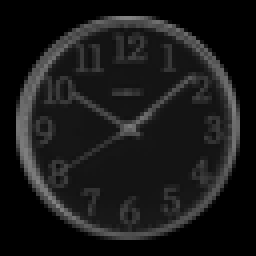
%> input picture S/Data/Inputimage/clock.bmp, 64 x 64 px (shown 4 times larger)
$ octave hwt.m   (GNU Octave 9; MATLAB toolbox functions it lacks are replaced by stand-ins)
%> lines starting %> are read from the running program, lines starting %| are printed output that depends on the picture
### S/Data/code/fwht2d.m
%=======================================================
%FUNCTIONS FOR 2-D SEQUENCY(WALSH),DYADIC(PALEY) AND
%NATURAL(HADAMARD)ORDERED FAST WALSH-HADAMARD TRANSFORM
%=======================================================
function xx = fwht2d(xx)

%return by reference xx
% The function implement the 2D fast Walsh-Hadamard transform.
% The dimension of the matrix must be an integer power of 2.

N = length(xx);
    for i = 1:N
        xx1(i,:) = fhtseq(xx(i,:));
    end
% REPLACE fhtseq BY fhtdya FOR DYADIC ORDER AND fhtnat FOR NATURAL ORDER
xx = zeros(N);
    for j = 1:N
        xx(:,j) = fhtseq(xx1(:,j)')';
    end

%-------------------------------------------------------
%1D sequency(Walsh)ordered Fast Walsh-Hadamard Transform
%-------------------------------------------------------
function x=fhtseq(data)
x=bitrevorder(data);
N=length(x);
k1=N; k2=1; k3=N/2;
for i1=1:log2(N)
    L1=1;
    for i2=1:k2
        for i3=1:k3
            i=i3+L1-1; j=i+k3;
            temp1= x(i); temp2 = x(j);
            if(mod(i2,2) == 0)
              x(i) = temp1 - temp2;
              x(j) = temp1 + temp2;
            else
              x(i) = temp1 + temp2;
              x(j) = temp1 - temp2;
            end
        end
            L1=L1+k1;
    end
        k1 = k1/2;  k2 = k2*2;  k3 = k3/2;
end
x=inv(N)*x; %Delete this line for inverse transform


%------------------------------------------------------
%1D Dyadic(Paley)ordered Fast Hadamard Transform
%------------------------------------------------------
% [19 lines left out: function fhtdya, not called in this run]

%------------------------------------------------------
%1D Natural(Hadamard)ordered Fast Hadamard Transform
%------------------------------------------------------
% [19 lines left out: function fhtnat, not called in this run]

%------------------------------------------------------
% Function for bit reversal
%------------------------------------------------------
function R = bitrevorder(X)
%Rearrange vector X to reverse bit order,upto max 2^k size <= length(X)
[f,e]=log2(length(X));
I=dec2bin(0:pow2(0.5,e)-1);
R=X(bin2dec(I(:,e-1:-1:1))+1);

### S/Data/code/ifwht2d.m
%=======================================================
%FUNCTIONS FOR 2-D SEQUENCY(WALSH),DYADIC(PALEY) AND
%NATURAL(HADAMARD)ORDERED FAST WALSH-HADAMARD TRANSFORM
%=======================================================
function xx = ifwht2d(xx)
% The function implement the 2D fast Walsh-Hadamard transform.
% The dimension of the matrix must be an integer power of 2.

% Author: Gylson Thomas
% e-mail: gylson_thomas@yahoo.com
% Asst. Professor, Electrical and Electronics Engineering Dept.
% MES College of Engineering Kuttippuram,
% Kerala, India, February 2005.
% copyright 2007.

N = length(xx);
    for i = 1:N
        xx1(i,:) = fhtseq(xx(i,:));
    end
% REPLACE fhtseq BY fhtdya FOR DYADIC ORDER AND fhtnat FOR NATURAL ORDER
xx = zeros(N);
    for j = 1:N
        xx(:,j) = fhtseq(xx1(:,j)')';
    end

%-------------------------------------------------------
%1D sequency(Walsh)ordered Fast Walsh-Hadamard Transform
%-------------------------------------------------------
function x=fhtseq(data)
x=bitrevorder(data);
N=length(x);
k1=N; k2=1; k3=N/2;
for i1=1:log2(N)
    L1=1;
    for i2=1:k2
        for i3=1:k3
            i=i3+L1-1; j=i+k3;
            temp1= x(i); temp2 = x(j);
            if(mod(i2,2) == 0)
              x(i) = temp1 - temp2;
              x(j) = temp1 + temp2;
            else
              x(i) = temp1 + temp2;
              x(j) = temp1 - temp2;
            end
        end
            L1=L1+k1;
    end
        k1 = k1/2;  k2 = k2*2;  k3 = k3/2;
end


%------------------------------------------------------
%1D Dyadic(Paley)ordered Fast Hadamard Transform
%------------------------------------------------------
% [18 lines left out: function fhtdya, not called in this run]


%------------------------------------------------------
%1D Natural(Hadamard)ordered Fast Hadamard Transform
%------------------------------------------------------
% [18 lines left out: function fhtnat, not called in this run]
% x=inv(N)*x; %Delete this line for inverse transform

%------------------------------------------------------
% Function for bit reversal
%------------------------------------------------------
function R = bitrevorder(X)
%Rearrange vector X to reverse bit order,upto max 2^k size <= length(X)
[f,e]=log2(length(X));
I=dec2bin(0:pow2(0.5,e)-1);
R=X(bin2dec(I(:,e-1:-1:1))+1);

### S/Data/code/hwt.m
clear all;
%This is a code for Hadamard transform and inverse Hadamard transform
A=imread('clock.bmp'); %object image
%> A is the input picture: size 64x64 uint8; min 0, max 131, mean 24.6
A=im2double(A);
%> A: size 64x64 double
size1=size(A,1);
%> size1 = 64
size2=size(A,2);%find the dimensions of the 2D matirx
%> size2 = 64

B=fwht2d(A); %forward transform: hadamard spectrum B
%> after the loop in fwht2d, `for i = 1:N`:
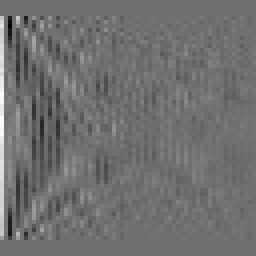
%> xx1: size 64x64 double (shown 4 times larger); min -0.114, max 0.146, mean 1.36e-20; drawn with min black and max white
%> after the loop in fwht2d, `for j = 1:N`:
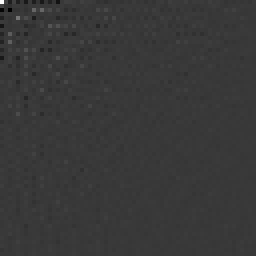
%> xx: size 64x64 double (shown 4 times larger); min -0.0277, max 0.0965, mean 1.4e-21; drawn with min black and max white
vmax=max(max(B)); %max() returns the max row or column vector take two times to return the max element
vmin=min(min(B)); %same as above

Bnorm=(B-vmin)/(vmax-vmin); %normalization specifies this feature
imwrite(Bnorm,'spectrum.bmp','bmp');

Bnew=zeros(64,64);
Bnew(1:64,1:64)=B(1:64,1:64);
C=ifwht2d(Bnew); %inverse transform
%> after the loop in ifwht2d, `for i = 1:N`:
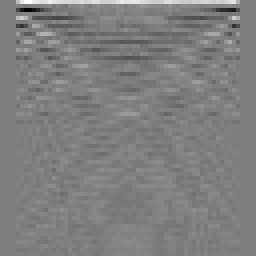
%> xx1: size 64x64 double (shown 4 times larger); min -0.158, max 0.158, mean -9.83e-20; drawn with min black and max white
%> after the loop in ifwht2d, `for j = 1:N`:
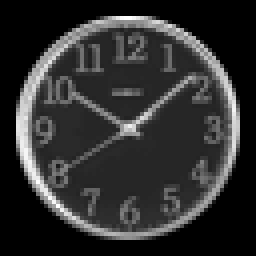
%> xx: size 64x64 double (shown 4 times larger); min -1.27e-16, max 0.514, mean 0.0965; drawn with min black and max white
vmax=max(max(C));
vmin=min(min(C));
Cnorm=(C-vmin)/(vmax-vmin);
imwrite(Cnorm,'rec.bmp','bmp'); %reconstructed image
